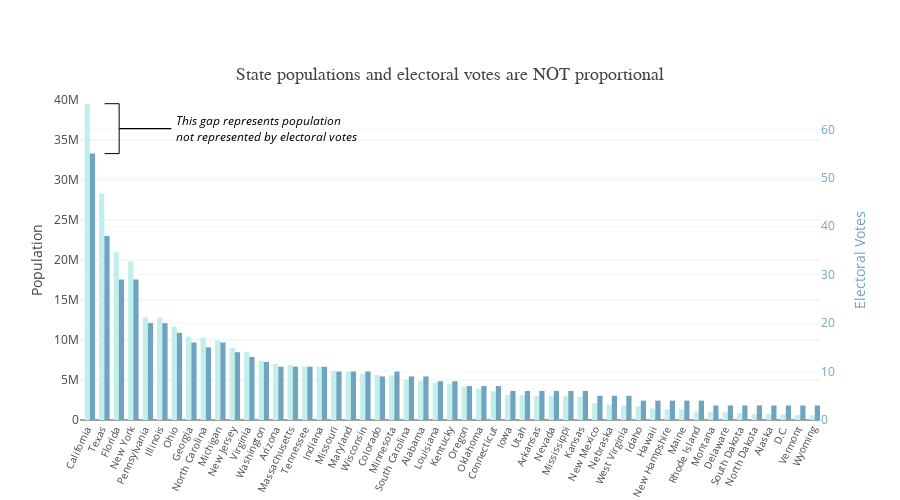

Notebook source saved alongside this figure:
### Code cell
# Get list of states in decreasing order of population
states = sorted(list(census_df.index[1:]), 
                key=lambda state: census_df.loc[state, 'HC01_VC03'],
                reverse=True)

bar_width = 0.36
state_pop = go.Bar(
    x=list(range(51)),#states,
    y=[census_df.loc[state, 'HC01_VC03'] for state in states],
    name='Population',
    marker=dict(
        color='#C2EFEB',
        #opacity=,
    ),
    width=bar_width
)

ev_color = '#6EA4BF'
state_ev = go.Bar(
    x=list(range(51)),#states,
    y=[ec_df.loc[state, 'Number of Electoral Votes'] for state in states],
    name='Electoral Votes',
    yaxis='y2',
    marker=dict(
        color=ev_color,
        #opacity=,
    ),
    width=bar_width,
    offset=bar_width/2.0,
)

b_top = census_df.loc['California', 'HC01_VC03']
b_bot = 33300000
b_x = 1.2
b_size = 1.0
bracket = go.Scatter(
    x=[b_x, b_x+b_size, b_x+b_size, b_x],
    y=[b_bot, b_bot, b_top, b_top],
    fill=None,
    mode='lines',
    line=dict(
        width=1.0,
        color='black',
    ),
)

data = [state_pop, state_ev] + [bracket]

layout = go.Layout(
    title=dict(   
        text='State populations and electoral votes are NOT proportional',
        font=dict(
            family='verdana',
            size=18,
            color=None,
        ),
        #xref='paper',
        yref='paper',
        y=1.0,
        yanchor='bottom',
        #xanchor='right',
        pad=dict( # unit: pixels
            b=20,
        ),
    ),
    width=900,
    height=500,
    barmode='group',
    showlegend=False,
    xaxis=dict(
        tickfont=dict(
            size=10,
        ),
        tickangle=-65,
        #automargin=True,
        tickmode='array',
        tickvals=list(range(51)),
        ticktext=states[:states.index('District of Columbia')] \
                 + ['D.C.'] + states[states.index('District of Columbia')+1:] 
    ),
    yaxis=dict(
        title='Population',
        range=[0,40000000],
        tickfont=dict(
            size=12,
        ),
        rangemode='tozero',
    ),
    yaxis2=dict(
        title='Electoral Votes',
        range=[0,40000000/float(people_per_ev)],
        color=ev_color,
#         titlefont=dict(
#             color=ev_color,
#         ),
        tickfont=dict(
            size=12,
        ),
        overlaying='y',
        side='right',
        rangemode='tozero',
        zeroline=False,
    )
)

notes = [dict(
    text='<i>This gap represents population<br>' +\
         'not represented by electoral votes</i>',
    font=dict(
        family=None,
        size=12,
        color='black',
    ),
    x=b_x + b_size,
    y=(b_top + b_bot)/2.0,
    xref='x',
    yref='y',
    align='left',
    xanchor='left',
    yanchor='middle',
    showarrow=True,
    arrowcolor='black',
    arrowwidth=1.2,
    arrowhead=0,
    arrowsize=1,
    startstandoff=3,
    axref='x',
    ayref='y',
    ax=6,
    ay=(b_top + b_bot)/2.0,
    xshift=0,
)]

layout.update(annotations=notes)

fig = go.Figure(data=data, layout=layout)
plotly.offline.init_notebook_mode(connected=True)
plotly.offline.iplot(fig)

### Figure 1 — Plotly figure (JSON) as saved in the notebook; plotly's stock layout.template omitted (floating-point values rounded to 4 significant figures)
{"data": [{"marker": {"color": "#C2EFEB"}, "name": "Population", "type": "bar", "uid": "706e3ddb-eb87-411d-9076-febd01f35cc2", "width": 0.36, "x": [0, 1, 2, 3, 4, 5, 6, 7, 8, 9, 10, 11, 12, 13, 14, 15, 16, 17, 18, 19, 20, 21, 22, 23, 24, 25, 26, 27, 28, 29, 30, 31, 32, 33, 34, 35, 36, 37, 38, 39, 40, 41, 42, 43, 44, 45, 46, 47, 48, 49, 50], "y": [39536653, 28304596, 20984400, 19849399, 12805537, 12802023, 11658609, 10429379, 10273419, 9962311, 9005644, 8470020, 7405743, 7016270, 6859819, 6715984, 6666818, 6113532, 6052177, 5795483, 5607154, 5576606, 5024369, 4874747, 4684333, 4454189, 4142776, 3930864, 3588184, 3145711, 3101833, 3004279, 2998039, 2984100, 2913123, 2088070, 1920076, 1815857, 1716943, 1427538, 1342795, 1335907, 1059639, 1050493, 961939, 869666, 755393, 739795, 693972, 623657, 579315]}, {"marker": {"color": "#6EA4BF"}, "name": "Electoral Votes", "offset": 0.18, "type": "bar", "uid": "40206261-5e45-4c25-bafc-7e658cd1cb91", "width": 0.36, "x": [0, 1, 2, 3, 4, 5, 6, 7, 8, 9, 10, 11, 12, 13, 14, 15, 16, 17, 18, 19, 20, 21, 22, 23, 24, 25, 26, 27, 28, 29, 30, 31, 32, 33, 34, 35, 36, 37, 38, 39, 40, 41, 42, 43, 44, 45, 46, 47, 48, 49, 50], "y": [55, 38, 29, 29, 20, 20, 18, 16, 15, 16, 14, 13, 12, 11, 11, 11, 11, 10, 10, 10, 9, 10, 9, 9, 8, 8, 7, 7, 7, 6, 6, 6, 6, 6, 6, 5, 5, 5, 4, 4, 4, 4, 4, 3, 3, 3, 3, 3, 3, 3, 3], "yaxis": "y2"}, {"line": {"color": "black", "width": 1}, "mode": "lines", "type": "scatter", "uid": "2ae93a59-6fd1-42d3-8b82-79f34f531c35", "x": [1.2, 2.2, 2.2, 1.2], "y": [33300000, 33300000, 39536653, 39536653]}], "layout": {"annotations": [{"align": "left", "arrowcolor": "black", "arrowhead": 0, "arrowsize": 1, "arrowwidth": 1.2, "ax": 6, "axref": "x", "ay": 36420000.0, "ayref": "y", "font": {"color": "black", "size": 12}, "showarrow": true, "startstandoff": 3, "text": "<i>This gap represents population<br>not represented by electoral votes</i>", "x": 2.2, "xanchor": "left", "xref": "x", "xshift": 0, "y": 36420000.0, "yanchor": "middle", "yref": "y"}], "barmode": "group", "height": 500, "showlegend": false, "title": {"font": {"family": "verdana", "size": 18}, "pad": {"b": 20}, "text": "State populations and electoral votes are NOT proportional", "y": 1, "yanchor": "bottom", "yref": "paper"}, "width": 900, "xaxis": {"tickangle": -65, "tickfont": {"size": 10}, "tickmode": "array", "ticktext": ["California", "Texas", "Florida", "New York", "Pennsylvania", "Illinois", "Ohio", "Georgia", "North Carolina", "Michigan", "New Jersey", "Virginia", "Washington", "Arizona", "Massachusetts", "Tennessee", "Indiana", "Missouri", "Maryland", "Wisconsin", "Colorado", "Minnesota", "South Carolina", "Alabama", "Louisiana", "Kentucky", "Oregon", "Oklahoma", "Connecticut", "Iowa", "Utah", "Arkansas", "Nevada", "Mississippi", "Kansas", "New Mexico", "Nebraska", "West Virginia", "Idaho", "Hawaii", "New Hampshire", "Maine", "Rhode Island", "Montana", "Delaware", "South Dakota", "North Dakota", "Alaska", "D.C.", "Vermont", "Wyoming"], "tickvals": [0, 1, 2, 3, 4, 5, 6, 7, 8, 9, 10, 11, 12, 13, 14, 15, 16, 17, 18, 19, 20, 21, 22, 23, 24, 25, 26, 27, 28, 29, 30, 31, 32, 33, 34, 35, 36, 37, 38, 39, 40, 41, 42, 43, 44, 45, 46, 47, 48, 49, 50]}, "yaxis": {"range": [0, 40000000], "rangemode": "tozero", "tickfont": {"size": 12}, "title": {"text": "Population"}}, "yaxis2": {"color": "#6EA4BF", "overlaying": "y", "range": [0, 66.07], "rangemode": "tozero", "side": "right", "tickfont": {"size": 12}, "title": {"text": "Electoral Votes"}, "zeroline": false}}}
